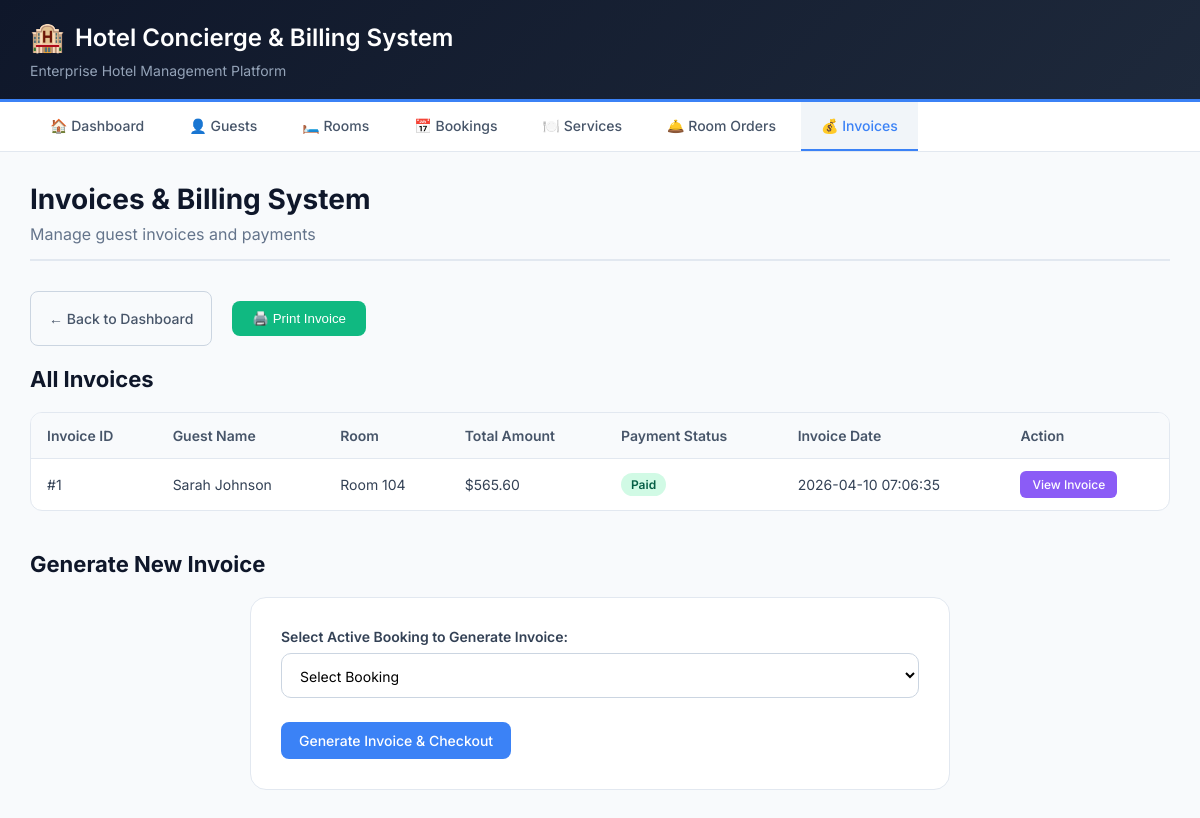
/invoices/view_invoice.php, run on the app's committed database.
### tables this page shows
CREATE TABLE invoices (
    invoice_id INT PRIMARY KEY AUTO_INCREMENT,
    booking_id INT NOT NULL UNIQUE,
    room_charges DECIMAL(10,2) DEFAULT 0,
    service_charges DECIMAL(10,2) DEFAULT 0,
    tax_amount DECIMAL(10,2) DEFAULT 0,
    total_amount DECIMAL(10,2) GENERATED ALWAYS AS (room_charges + service_charges + tax_amount) STORED,
    payment_status ENUM('Unpaid', 'Paid', 'PartiallyPaid') DEFAULT 'Unpaid',
    invoice_date TIMESTAMP DEFAULT CURRENT_TIMESTAMP,
    FOREIGN KEY (booking_id) REFERENCES bookings(booking_id) ON DELETE CASCADE
);

CREATE TABLE guests (
    guest_id INT PRIMARY KEY AUTO_INCREMENT,
    first_name VARCHAR(50) NOT NULL,
    last_name VARCHAR(50) NOT NULL,
    email VARCHAR(100) UNIQUE NOT NULL,
    phone VARCHAR(20),
    address TEXT,
    created_at TIMESTAMP DEFAULT CURRENT_TIMESTAMP
);

CREATE TABLE rooms (
    room_id INT PRIMARY KEY AUTO_INCREMENT,
    room_number VARCHAR(10) UNIQUE NOT NULL,
    room_type ENUM('Standard', 'Deluxe', 'Suite', 'Presidential') NOT NULL,
    price_per_night DECIMAL(10,2) NOT NULL CHECK (price_per_night > 0),
    status ENUM('Available', 'Occupied', 'Maintenance', 'Reserved') DEFAULT 'Available'
);

### invoices/view_invoice.php (the view, shortened to what this page needs)
<?php
include '../includes/db_connect.php';
$booking_id = isset($_GET['booking_id']) ? $_GET['booking_id'] : null;
if (!$booking_id) {
    $all_invoices = $conn->query("
        SELECT i.*, g.first_name, g.last_name, r.room_number, b.check_in_date, b.check_out_date
        FROM invoices i
        JOIN bookings b ON i.booking_id = b.booking_id
        JOIN guests g ON b.guest_id = g.guest_id
        JOIN rooms r ON b.room_id = r.room_id
        ORDER BY i.invoice_date DESC
    ");
    $show_all = true;
}
?>
<!DOCTYPE html>
<html lang="en">
<head>
    <link rel="stylesheet" href="../style.css">
</head>
<body>
    <div class="container">
        <div class="header no-print">
            <h1>Hotel Concierge & Billing System</h1>
            <p>Enterprise Hotel Management Platform</p>
        </div>
        <div class="nav-menu no-print">
            <a href="../index.php" class="nav-item">🏠 Dashboard</a>
            <a href="../guests/read_guests.php" class="nav-item">👤 Guests</a>
            <a href="../rooms/read_rooms.php" class="nav-item">🛏️ Rooms</a>
            <a href="../bookings/read_bookings.php" class="nav-item">📅 Bookings</a>
            <a href="../services/read_services.php" class="nav-item">🍽️ Services</a>
            <a href="../orders/create_order.php" class="nav-item">🛎️ Room Orders</a>
            <a href="view_invoice.php" class="nav-item active">💰 Invoices</a>
        </div>
        <div class="main-content">
            <div class="no-print">
                <h1 class="page-title">Invoices & Billing System</h1>
                <p class="page-subtitle">Manage guest invoices and payments</p>
                <div class="button-group">
                    <a href="../index.php" class="btn btn-outline">← Back to Dashboard</a>
                    <button onclick="window.print()" class="print-btn">🖨️ Print Invoice</button>
                </div>
            </div>
            <?php if($show_all): ?>
                <h2 class="page-title" style="font-size: 22px; margin-top: 20px;">All Invoices</h2>
                <div class="table-wrapper">
                    <table class="data-table">
                        <thead>
                            <tr>
                                <th>Invoice ID</th>
                                <th>Guest Name</th>
                                <th>Room</th>
                                <th>Total Amount</th>
                                <th>Payment Status</th>
                                <th>Invoice Date</th>
                                <th>Action</th>
                            </tr>
                        </thead>
                        <tbody>
                            <?php while($row = $all_invoices->fetch_assoc()): ?>
                            <?php $payClass = ($row['payment_status'] == 'Paid') ? 'badge-success' : (($row['payment_status'] == 'Unpaid') ? 'badge-danger' : 'badge-warning'); ?>
                            <tr>
                                <td>#<?php echo $row['invoice_id']; ?></td>
                                <td><?php echo $row['first_name'] . ' ' . $row['last_name']; ?></td>
                                <td>Room <?php echo $row['room_number']; ?></td>
                                <td>$<?php echo number_format($row['total_amount'], 2); ?></td>
                                <td><span class="badge <?php echo $payClass; ?>"><?php echo $row['payment_status']; ?></span></td>
                                <td><?php echo $row['invoice_date']; ?></td>
                                <td><a href="view_invoice.php?booking_id=<?php echo $row['booking_id']; ?>" class="btn-view">View Invoice</a></td>
                            </tr>
                            <?php endwhile; ?>
                        </tbody>
                    </table>
                </div>
                <h2 class="page-title" style="font-size: 22px; margin-top: 40px;">Generate New Invoice</h2>
                <div class="form-container">
                    <form method="POST">
                        <div class="form-group">
                            <label>Select Active Booking to Generate Invoice:</label>
                            <select name="booking_id" required>
                                <option value="">Select Booking</option>
                            </select>
                        </div>
                        <button type="submit" name="generate_invoice" class="btn btn-primary">Generate Invoice & Checkout</button>
                    </form>
                </div>
            <?php endif; ?>
        </div>
    </div>
</body>
</html>

### style.css (style rules this page uses)
* { margin: 0; padding: 0; box-sizing: border-box; }
body { font-family: 'Inter', 'Segoe UI', Tahoma, Geneva, Verdana, sans-serif; background: #0f172a; min-height: 100vh; padding: 0; color: #1e293b; }
.container { max-width: 1400px; margin: 0 auto; background: #f8fafc; min-height: 100vh; box-shadow: 0 0 40px rgba(0,0,0,0.1); }
.header { background: linear-gradient(135deg, #0f172a 0%, #1e293b 100%); color: white; padding: 20px 30px; border-bottom: 3px solid #3b82f6; }
.header h1 { font-size: 24px; font-weight: 600; margin: 0; display: flex; align-items: center; gap: 10px; }
.header h1::before { content: "🏨"; font-size: 28px; }
.header p { color: #94a3b8; font-size: 14px; margin-top: 8px; }
.nav-menu { background: white; padding: 0 30px; border-bottom: 1px solid #e2e8f0; display: flex; gap: 5px; flex-wrap: wrap; }
.nav-item { display: inline-block; padding: 15px 20px; color: #475569; text-decoration: none; font-weight: 500; font-size: 14px; transition: all 0.3s; border-bottom: 2px solid transparent; }
.nav-item.active { background: #f1f5f9; color: #3b82f6; border-bottom-color: #3b82f6; }
.main-content { padding: 30px; }
.page-title { font-size: 28px; font-weight: 700; color: #0f172a; margin-bottom: 8px; }
.page-subtitle { color: #64748b; margin-bottom: 30px; padding-bottom: 15px; border-bottom: 2px solid #e2e8f0; }
.btn { display: inline-flex; align-items: center; justify-content: center; gap: 8px; padding: 10px 18px; font-size: 14px; font-weight: 500; text-decoration: none; border-radius: 8px; transition: all 0.2s; cursor: pointer; border: none; font-family: inherit; }
.btn-primary { background: #3b82f6; color: white; }
.btn-outline { background: transparent; border: 1px solid #cbd5e1; color: #475569; }
.btn-view { background: #8b5cf6; color: white; padding: 6px 12px; text-decoration: none; border-radius: 6px; font-size: 12px; font-weight: 500; display: inline-flex; align-items: center; gap: 4px; }
.form-container { max-width: 700px; margin: 20px auto 0 auto; background: white; border-radius: 16px; padding: 30px; border: 1px solid #e2e8f0; }
.form-group { margin-bottom: 24px; }
.form-group label { display: block; margin-bottom: 8px; font-weight: 600; font-size: 14px; color: #334155; }
.form-group input, .form-group select, .form-group textarea { width: 100%; padding: 12px 14px; border: 1px solid #cbd5e1; border-radius: 10px; font-size: 14px; font-family: inherit; transition: all 0.2s; background: white; }
.table-wrapper { overflow-x: auto; border-radius: 12px; border: 1px solid #e2e8f0; background: white; margin-top: 20px; }
.data-table { width: 100%; border-collapse: collapse; font-size: 14px; }
.data-table th { text-align: left; padding: 14px 16px; background: #f8fafc; color: #475569; font-weight: 600; border-bottom: 1px solid #e2e8f0; }
.data-table td { padding: 12px 16px; border-bottom: 1px solid #f1f5f9; color: #334155; }
.data-table tr:last-child td { border-bottom: none; }
.badge { display: inline-flex; align-items: center; padding: 4px 10px; border-radius: 20px; font-size: 12px; font-weight: 600; }
.badge-success { background: #d1fae5; color: #065f46; }
.button-group { margin-bottom: 20px; display: flex; gap: 10px; flex-wrap: wrap; }

### invoices/view_invoice.php (style rules this page uses)
.print-btn { background: #10b981; color: white; padding: 10px 20px; border: none; border-radius: 8px; cursor: pointer; margin: 10px; font-weight: 500; }

### data on the page
invoices: invoice_id "1", guests.first_name "Sarah", guests.last_name "Johnson", rooms.room_number "104", total_amount "565.60", payment_status "Paid", invoice_date "2026-04-10 07:06:35"
